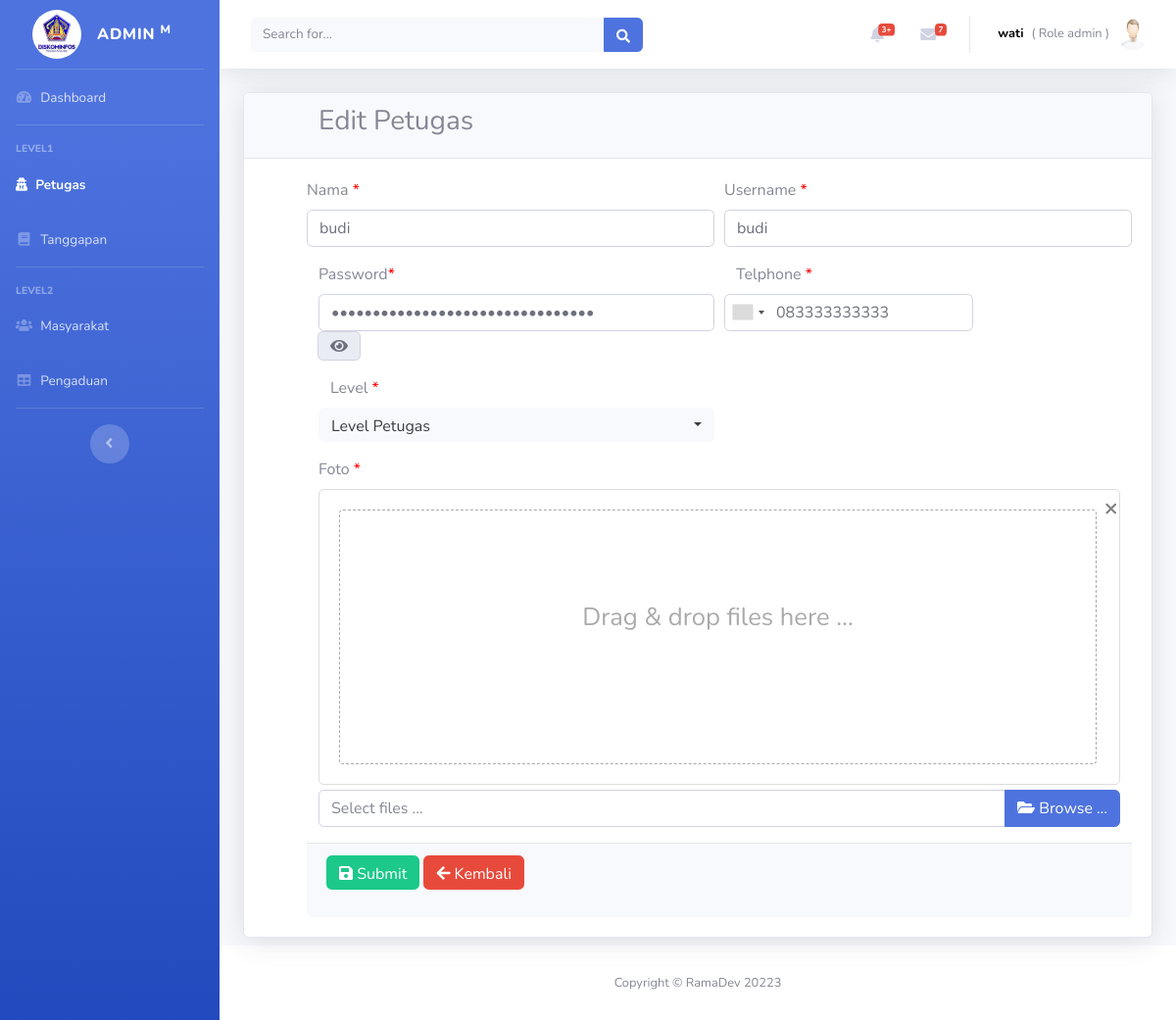
Page /admin-Page/dashboard.php?page=petugasedit&id=1 (signed in) on the committed database.
### tables this page shows
CREATE TABLE `petugas` (
  `id_petugas` int(11) NOT NULL,
  `nama_petugas` varchar(35) NOT NULL,
  `username` varchar(25) NOT NULL,
  `password` varchar(32) NOT NULL,
  `telp` varchar(13) NOT NULL,
  `level` enum('admin','petugas') NOT NULL,
  `foto_petugas` varchar(255) DEFAULT NULL
);

### admin-Page/petugas_edit.php (the view, shortened to what this page needs)
<?php
$id = $_GET['id'];
$tampil = mysqli_query($koneksi, "SELECT * FROM petugas WHERE id_petugas='$id'");
$data = mysqli_fetch_array($tampil);
?>
<div class="container-fluid">
    <div class="card shadow mb-2">
        <div class="row">
            <div class="col-md-12">
                <div class="box box-success">
                    <div class="card-header">
                        <h3 style="margin-left:2em;">Edit Petugas</h3>
                    </div>
                    <div class="row" style="margin-left:2em;">
                        <div class="col-md-12">
                            <form action="" method="post" enctype="multipart/form-data">
                                <div class="card-body col-md-12">
                                    <div class="form-row">
                                        <div class="form-group col-md-6">
                                            <label for="nama">Nama <span style="color:red;">*</span></label>
                                            <input class="form-control" name="nama_petugas" id="nama" type="text"
                                                placeholder="Nama " required maxLength="35"
                                                value="<?php echo $data['nama_petugas'] ?>" />
                                        </div>
                                        <div class="form-group col-md-6">
                                            <label for="nik">Username <span style="color:red;">*</span></label>
                                            <input class="form-control" name="username" id="nik" type="text"
                                                value="<?php echo $data['username'] ?>" placeholder="Usernmae " required
                                                maxLength="16" />
                                        </div>
                                    </div>
                                    <div class="col-md-12">
                                        <div class="form-row">
                                            <div class="form-group col-md-6">
                                                <label for="password">Password<span
                                                        style="color:red;">*</span></label>
                                                <input type="password" name="password"
                                                    value="<?php echo $data['password'] ?>" id="password" class="form-control"
                                                    data-toggle="password">
                                                <div class="input-group-append ">
                                                    <span class="input-group-text"><i class="fa fa-eye"></i></span>
                                                </div>
                                            </div>
                                            <div class="form-group col-md-6">
                                                <label for="telp" class="col-md-12">Telphone <span
                                                        style="color:red;">*</span></label>
                                                <input class="form-control" name="telp"
                                                    value="<?php echo $data['telp'] ?>" id="telp" type="text" placeholder=""
                                                    maxLength="13" />
                                            </div>
                                        </div>
                                    </div>
                                    <div class="col-md-12">
                                        <div class="form-row">
                                            <div class="form-group col-md-6">
                                                <label for="level" class="col-md-12">Level <span
                                                        style="color:red;">*</span></label>
                                            </div>
                                        </div>
                                    </div>
                                    <div class="form-group col-md-12">
                                        <label for="file-7">Foto <span style="color:red;">*</span></label>
                                    </div>
                                    <div class="card-footer">
                                        <div class="form-group">
                                            <button type="submit" name="ubah" class="btn btn-success" required>
                                                <i class="fa fa-save"></i> Submit
                                            </button>
                                            <button type="button" onclick="window.history.back()"
                                                class="btn btn-danger">
                                                <i class="fa fa-arrow-left"></i> Kembali
                                            </button>
                                        </div>
                                    </div>
                                </div>
                            </form>
                        </div>
                    </div>
                </div>
            </div>
        </div>
    </div>
</div>

### admin-Page/function.php (shortened to what this page needs)
<?php
function menu()
{
    ?>
    <?php
    include("koneksi.php");
    $tampil = mysqli_query($koneksi, "SELECT * FROM petugas WHERE id_petugas='" . $_SESSION['id_petugas'] . "'");
    $data = mysqli_fetch_array($tampil);
    ?>
    <div id="wrapper">
        <ul class="navbar-nav bg-gradient-primary sidebar sidebar-dark accordion" id="accordionSidebar">
            <a class="sidebar-brand d-flex align-items-center justify-content-center" href="dashboard.php">
                <div class="sidebar-brand-icon ">
                    <img src="Asset/img/kominfo.jpg" alt="Dashboard" class="img-profile rounded-circle" width="50">
                </div>
                <div class="sidebar-brand-text mx-3">Admin <sup>M</sup></div>
            </a>
            <hr class="sidebar-divider my-0">
            <?php
            if ($data['level'] == 'admin') { ?>
                <li <?php if (!isset($_GET['page'])) {
                    echo 'class="nav-item active"';
                } ?> class="nav-item">
                    <a class="nav-link" href="dashboard.php">
                        <i class="fas fa-fw fa-tachometer-alt"></i>
                        <span>Dashboard</span></a>
                </li>
                <hr class="sidebar-divider">
                <div class="sidebar-heading">
                    Level1
                </div>
                <li <?php
                if (isset($_GET['page']) && $_GET['page'] == 'petugas') {
                    echo 'class="nav-item active"';
                } else if (isset($_GET['page']) && $_GET['page'] == 'petugastambah') {
                    echo 'class="nav-item active"';
                } else if (isset($_GET['page']) && $_GET['page'] == 'petugasedit') {
                    echo 'class="nav-item active"';
                } else if (isset($_GET['page']) && $_GET['page'] == 'petugashapus') {
                    echo 'class="nav-item active"';
                }
                ?> class="nav-item">
                    <a class="nav-link" href="dashboard.php?page=petugas">
                        <i class="fa fa-user-secret"></i>
                        <span>Petugas</span></a>
                </li>
                <li <?php
                if (isset($_GET['page']) && $_GET['page'] == 'tanggapan') {
                    echo 'class="nav-item active"';
                } else if (isset($_GET['page']) && $_GET['page'] == 'tanggapantambah') {
                    echo 'class="nav-item active"';
                } else if (isset($_GET['page']) && $_GET['page'] == 'tanggapanedit') {
                    echo 'class="nav-item active"';
                } else if (isset($_GET['page']) && $_GET['page'] == 'tanggapanhapus') {
                    echo 'class="nav-item active"';
                } else if (isset($_GET['page']) && $_GET['page'] == 'tanggapanshow') {
                    echo 'class="nav-item active"';
                }
                ?> class="nav-item">
                    <a class="nav-link" href="dashboard.php?page=tanggapan">
                        <i class="fas fa-fw fa-book"></i>
                        <span>Tanggapan</span></a>
                </li>
                <hr class="sidebar-divider">
                <div class="sidebar-heading">
                    Level2
                </div>
                <li <?php
                if (isset($_GET['page']) && $_GET['page'] == 'masyarakat') {
                    echo 'class="nav-item active"';
                } else if (isset($_GET['page']) && $_GET['page'] == 'masyarakattambah') {
                    echo 'class="nav-item active"';
                } else if (isset($_GET['page']) && $_GET['page'] == 'masyarakatedit') {
                    echo 'class="nav-item active"';
                } else if (isset($_GET['page']) && $_GET['page'] == 'masyarakathapus') {
                    echo 'class="nav-item active"';
                }
                ?> class="nav-item">
                    <a class="nav-link " href="dashboard.php?page=masyarakat">
                        <i class="fas fa-fw fa-users"></i>
                        <span>Masyarakat</span></a>
                </li>
                <li <?php
                if (isset($_GET['page']) && $_GET['page'] == 'pengaduan') {
                    echo 'class="nav-item active"';
                } else if (isset($_GET['page']) && $_GET['page'] == 'pengaduantambah') {
                    echo 'class="nav-item active"';
                } else if (isset($_GET['page']) && $_GET['page'] == 'pengaduanedit') {
                    echo 'class="nav-item active"';
                } else if (isset($_GET['page']) && $_GET['page'] == 'pengaduanhapus') {
                    echo 'class="nav-item active"';
                }
                ?> class="nav-item">
                    <a class="nav-link" href="dashboard.php?page=pengaduan">
                        <i class="fas fa-fw fa-table"></i>
                        <span>Pengaduan</span></a>
                </li>
                <?php
            }
            ?>
            <hr class="sidebar-divider d-none d-md-block">
            <div class="text-center d-none d-md-inline">
                <button class="rounded-circle border-0" id="sidebarToggle"></button>
            </div>
        </ul>
        <div id="content-wrapper" class="d-flex flex-column">
            <div id="content">
                <nav class="navbar navbar-expand navbar-light bg-white topbar mb-4 static-top shadow">
                    <form class="d-none d-sm-inline-block form-inline mr-auto ml-md-3 my-2 my-md-0 mw-100 navbar-search">
                        <div class="input-group">
                            <input type="text" class="form-control bg-light border-0 small" placeholder="Search for..."
                                aria-label="Search" aria-describedby="basic-addon2">
                            <div class="input-group-append">
                                <button class="btn btn-primary" type="button">
                                    <i class="fas fa-search fa-sm"></i>
                                </button>
                            </div>
                        </div>
                    </form>
                    <ul class="navbar-nav ml-auto">
                        <li class="nav-item dropdown no-arrow mx-1">
                            <a class="nav-link dropdown-toggle" href="#" id="alertsDropdown" role="button"
                                data-toggle="dropdown" aria-haspopup="true" aria-expanded="false">
                                <i class="fas fa-bell fa-fw"></i>
                                <span class="badge badge-danger badge-counter">3+</span>
                            </a>
                        </li>
                        <li class="nav-item dropdown no-arrow mx-1">
                            <a class="nav-link dropdown-toggle" href="#" id="messagesDropdown" role="button"
                                data-toggle="dropdown" aria-haspopup="true" aria-expanded="false">
                                <i class="fas fa-envelope fa-fw"></i>
                                <span class="badge badge-danger badge-counter">7</span>
                            </a>
                        </li>
                        <li class="nav-item dropdown no-arrow">
                            <a class="nav-link dropdown-toggle" href="#" id="userDropdown" role="button"
                                data-toggle="dropdown" aria-haspopup="true" aria-expanded="false">
                                <span class="mr-2  d-lg-inline text-gray-600 small"
                                    style="color:black !important; font-weight:bold;">
                                    <?php echo $data['nama_petugas'] ?>
                                </span><span class="mr-2  d-lg-inline text-gray-600 small">( Role
                                    <?php echo $data['level'] ?> )
                                </span>
                                <td style="text-align:center; vertical-align:middle;">
                                    <?php if ($data['foto_petugas'] != '') { ?>
                                        <img src="Admin-img/<?= $data['foto_petugas']; ?>" class="img-profile rounded-circle"
                                            style="max-widht:15em;" width="200" alt="Foto petugas">
                                    <?php } else { ?>
                                        <img src="Asset/img/default.png" class="img-profile rounded-circle" width="150"
                                            style="align-items:center;" alt="No Foto Uploaded">
                                    <?php } ?>
                                </td>
                            </a>
                        </li>
                    </ul>
                </nav>
                <?php
}
    ?>
    <?php
function footer()
{
    ?>
    <footer class="sticky-footer bg-white">
        <div class="container my-auto">
            <div class="copyright text-center my-auto">
                <span>Copyright &copy; RamaDev 20223</span>
            </div>
        </div>
    </footer>
    </div>
    </div>
    <?php
}
?>

### rows in the picture
petugas: nama_petugas "wati", level "admin"
petugas: nama_petugas "budi", username "budi", telp "083333333333"
